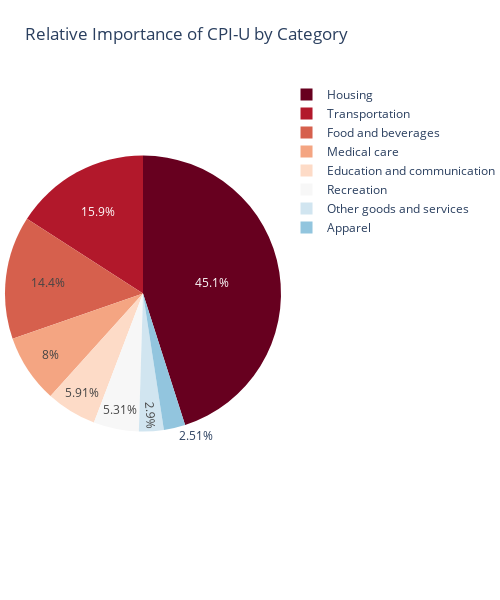
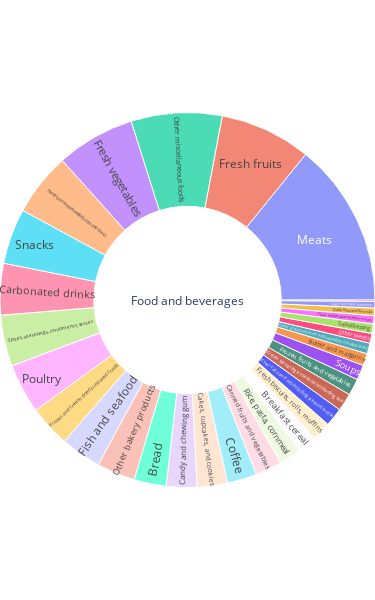
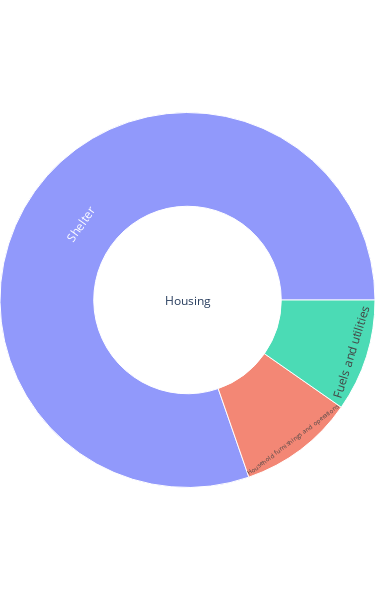
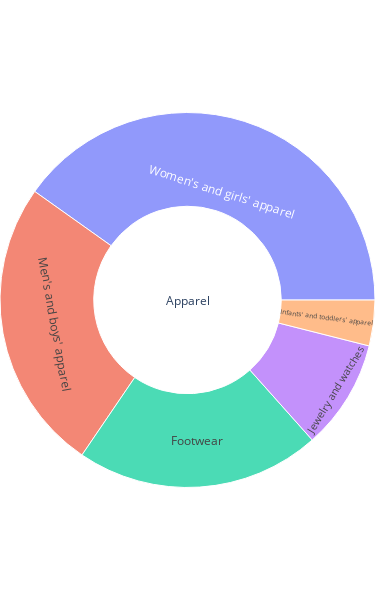

These figures' notebook cell, in order:
### Code cell
#Toimport bony's function

from us_commodity_inflation import plotRIForMajorCategoriesInUS
plotRIForMajorCategoriesInUS
from us_commodity_inflation import plotRIForSubCategoriesInUS
from us_commodity_inflation import plotCPIChangeLineGraph
from us_commodity_inflation import plotRIPerRegion
from us_commodity_inflation import plotRIForCategoriesPerRegion
from us_commodity_inflation import plotCPIChangeLineGraphByRegion

### Figure 1 — Plotly figure (JSON) as saved in the notebook; plotly's stock layout.template omitted (floating-point values rounded to 4 significant figures)
{"data": [{"domain": {"x": [0, 1], "y": [0, 1]}, "hovertemplate": "%{label}: <b>%{value}</b>", "labels": ["Food and beverages", "Housing", "Apparel", "Transportation", "Medical care", "Recreation", "Education and communication", "Other goods and services"], "legendgroup": "", "name": "", "showlegend": true, "type": "pie", "values": [14.41, 45.06, 2.512, 15.9, 8.004, 5.307, 5.906, 2.899]}], "layout": {"height": 600, "legend": {"tracegroupgap": 0}, "margin": {"b": 0, "l": 0, "r": 0, "t": 0}, "piecolorway": ["rgb(103,0,31)", "rgb(178,24,43)", "rgb(214,96,77)", "rgb(244,165,130)", "rgb(253,219,199)", "rgb(247,247,247)", "rgb(209,229,240)", "rgb(146,197,222)", "rgb(67,147,195)", "rgb(33,102,172)", "rgb(5,48,97)"], "title": {"text": "Relative Importance of CPI-U by Category"}, "width": 500}}

### Figure 2 — Plotly figure (JSON) as saved in the notebook; plotly's stock layout.template omitted (floating-point values rounded to 4 significant figures)
{"data": [{"branchvalues": "total", "domain": {"x": [0, 1], "y": [0, 1]}, "hovertemplate": "%{label}: <b>%{value}</b>", "ids": ["Food and beverages/Baby food and formula", "Food and beverages/Bread", "Food and beverages/Breakfast cereal", "Food and beverages/Butter and margarine", "Food and beverages/Cakes, cupcakes, and cookies", "Food and beverages/Candy and chewing gum", "Food and beverages/Canned fruits and vegetables", "Food and beverages/Carbonated drinks", "Food and beverages/Coffee", "Food and beverages/Fish and seafood", "Food and beverages/Flour and prepared flour mixes", "Food and beverages/Fresh biscuits, rolls, muffins", "Food and beverages/Fresh fruits", "Food and beverages/Fresh vegetables", "Food and beverages/Frozen and freeze dried prepared foods", "Food and beverages/Frozen fruits and vegetables", "Food and beverages/Frozen noncarbonated juices and drinks", "Food and beverages/Meats", "Food and beverages/Nonfrozen noncarbonated juices and drinks", "Food and beverages/Other bakery products", "Food and beverages/Other beverage materials including tea", "Food and beverages/Other fats and oils including peanut butter", "Food and beverages/Other miscellaneous foods", "Food and beverages/Other processed fruits and vegetables including dried", "Food and beverages/Other sweets", "Food and beverages/Poultry", "Food and beverages/Rice, pasta, cornmeal", "Food and beverages/Salad dressing", "Food and beverages/Snacks", "Food and beverages/Soups", "Food and beverages/Spices, seasonings, condiments, sauces", "Food and beverages/Sugar and sugar substitutes", "Food and beverages"], "labels": ["Baby food and formula", "Bread", "Breakfast cereal", "Butter and margarine", "Cakes, cupcakes, and cookies", "Candy and chewing gum", "Canned fruits and vegetables", "Carbonated drinks", "Coffee", "Fish and seafood", "Flour and prepared flour mixes", "Fresh biscuits, rolls, muffins", "Fresh fruits", "Fresh vegetables", "Frozen and freeze dried prepared foods", "Frozen fruits and vegetables", "Frozen noncarbonated juices and drinks", "Meats", "Nonfrozen noncarbonated juices and drinks", "Other bakery products", "Other beverage materials including tea", "Other fats and oils including peanut butter", "Other miscellaneous foods", "Other processed fruits and vegetables including dried", "Other sweets", "Poultry", "Rice, pasta, cornmeal", "Salad dressing", "Snacks", "Soups", "Spices, seasonings, condiments, sauces", "Sugar and sugar substitutes", "Food and beverages"], "name": "", "parents": ["Food and beverages", "Food and beverages", "Food and beverages", "Food and beverages", "Food and beverages", "Food and beverages", "Food and beverages", "Food and beverages", "Food and beverages", "Food and beverages", "Food and beverages", "Food and beverages", "Food and beverages", "Food and beverages", "Food and beverages", "Food and beverages", "Food and beverages", "Food and beverages", "Food and beverages", "Food and beverages", "Food and beverages", "Food and beverages", "Food and beverages", "Food and beverages", "Food and beverages", "Food and beverages", "Food and beverages", "Food and beverages", "Food and beverages", "Food and beverages", "Food and beverages", "Food and beverages", ""], "type": "sunburst", "values": [0.048, 0.203, 0.123, 0.076, 0.191, 0.192, 0.167, 0.324, 0.186, 0.257, 0.051, 0.117, 0.575, 0.495, 0.261, 0.105, 0.008, 1.033, 0.397, 0.241, 0.112, 0.116, 0.572, 0.068, 0.061, 0.314, 0.139, 0.06, 0.349, 0.095, 0.322, 0.042, 7.3]}], "layout": {"height": 600, "legend": {"tracegroupgap": 0}, "margin": {"b": 0, "l": 0, "r": 0, "t": 0}, "width": 375}}

### Figure 3 — Plotly figure (JSON) as saved in the notebook; plotly's stock layout.template omitted (floating-point values rounded to 4 significant figures)
{"data": [{"branchvalues": "total", "domain": {"x": [0, 1], "y": [0, 1]}, "hovertemplate": "%{label}: <b>%{value}</b>", "ids": ["Housing/Fuels and utilities", "Housing/Household furnishings and operations", "Housing/Shelter", "Housing"], "labels": ["Fuels and utilities", "Household furnishings and operations", "Shelter", "Housing"], "name": "", "parents": ["Housing", "Housing", "Housing", ""], "type": "sunburst", "values": [4.369, 4.506, 36.19, 45.07]}], "layout": {"height": 600, "legend": {"tracegroupgap": 0}, "margin": {"b": 0, "l": 0, "r": 0, "t": 0}, "width": 375}}

### Figure 4 — Plotly figure (JSON) as saved in the notebook; plotly's stock layout.template omitted (floating-point values rounded to 4 significant figures)
{"data": [{"branchvalues": "total", "domain": {"x": [0, 1], "y": [0, 1]}, "hovertemplate": "%{label}: <b>%{value}</b>", "ids": ["Apparel/Footwear", "Apparel/Infants' and toddlers' apparel", "Apparel/Jewelry and watches", "Apparel/Men's and boys' apparel", "Apparel/Women's and girls' apparel", "Apparel"], "labels": ["Footwear", "Infants' and toddlers' apparel", "Jewelry and watches", "Men's and boys' apparel", "Women's and girls' apparel", "Apparel"], "name": "", "parents": ["Apparel", "Apparel", "Apparel", "Apparel", "Apparel", ""], "type": "sunburst", "values": [0.53, 0.099, 0.238, 0.636, 1.009, 2.512]}], "layout": {"height": 600, "legend": {"tracegroupgap": 0}, "margin": {"b": 0, "l": 0, "r": 0, "t": 0}, "width": 375}}
